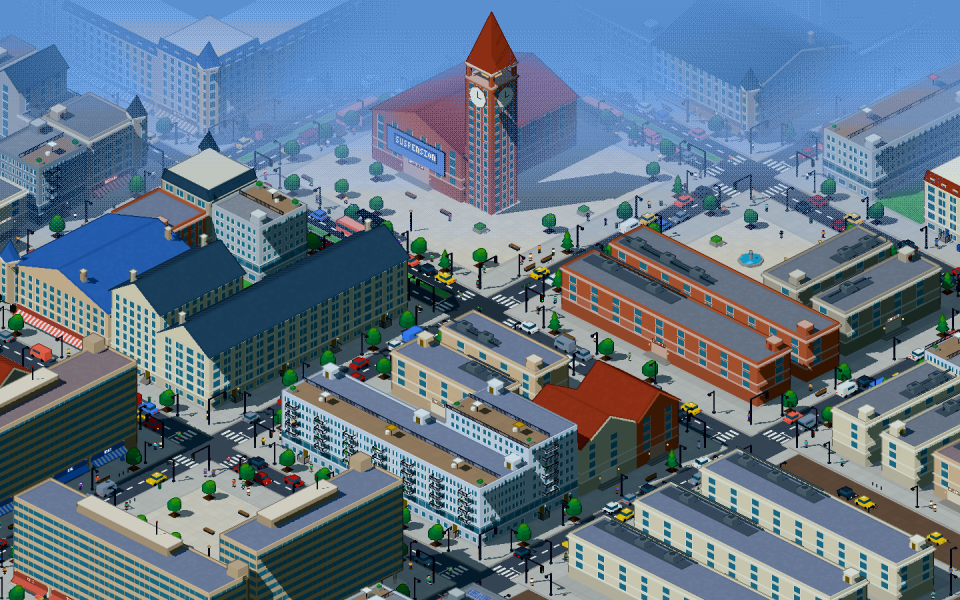
#> input picture docs/screenshots/polish-audit/city/reference.png, 2880 x 1800 px, found by its file name (shown at 1/3 size); its folder holds 2 pictures in this run
$ python evidence.py
#> lines starting #> are read from the running program, lines starting #| are printed output that depends on the picture
import os
from PIL import Image, ImageDraw, ImageFont

S = "docs/screenshots/polish-audit"
O = f"{S}/evidence"
os.makedirs(O, exist_ok=True)
FONT = ImageFont.truetype("/System/Library/Fonts/Supplemental/Arial.ttf", 22)
BIG = ImageFont.truetype("/System/Library/Fonts/Supplemental/Arial.ttf", 30)
H = 560

BOARDS = {
    "G1-haze": ("G1 · a névoa desenhada como tela: retícula, prédios fantasma, o marco dentro da faixa", [
        ("city/reference", (1008, 86, 1800, 662), "Wikipedia · o salão do marco vira retícula vermelho/azul"),
        ("city/hn", (0, 0, 1440, 648), "Hacker News · metade de cima do quadro em retícula"),
        ("city/shop", (1100, 0, 2400, 700), "IKEA · a torre-marco e a sombra pontilhadas"),
    ]),
    "G2-confetti": ("G2 · a camada miúda em confete: árvores-pirulito, covas escuras, postes pretos, gente em pontos", [
        ("city/saas", (0, 547, 806, 1037), "Linear · praça: grade de copas iguais, covas e postes"),
        ("city/news", (1584, 648, 2448, 1296), "Guardian · praça cívica pontilhada"),
        ("city/media", (1728, 1368, 2880, 1800), "NASA · praça: o mesmo carimbo"),
    ]),
    "G3-ground": ("G3 · o chão sem material: piso chapado, grama neon, viela de lama, bordas duras, o tabuleiro", [
        ("city/institution", (0, 1238, 1008, 1800), "GOV.UK · pátio de grama neon, viela marrom"),
        ("city/saas", (288, 1008, 1008, 1440), "Linear · retângulo de grama colado no piso"),
        ("wide/saas", (0, 0, 1008, 504), "Linear (Wide) · fora do distrito: grade bege"),
        ("wide/hn", (0, 1296, 1008, 1800), "Hacker News (Wide) · vielas de terra, o vazio"),
    ]),
    "G4-placeholders": ("G4 · assets provisórios: o ar-condicionado-tanque e as telas de cor chapada", [
        ("city/oldweb", (360, 475, 1094, 922), "Paul Graham · um tanque em cada telhado plano"),
        ("street/hn", (360, 216, 1080, 648), "Hacker News (Street) · o mesmo tanque, de perto"),
        ("city/news", (1987, 806, 2592, 1267), "Guardian · telas sem conteúdo"),
        ("night/news", (1950, 800, 2500, 1300), "Guardian (noite) · retângulos pastel acesos"),
    ]),
    "G5-light": ("G5 · luz e volume: sombras serrilhadas, base sem contato, torres de vidro em grade, noite em manchas", [
        ("city/shop", (547, 806, 1440, 1382), "IKEA · sombras em escada irregular, bases sem contato"),
        ("city/news", (1380, 0, 1960, 432), "Guardian · vidro = caixa em grade"),
        ("night/news", (1238, 518, 1814, 1152), "Guardian (noite) · painéis em manchas"),
    ]),
}
for key, (title, crops) in BOARDS.items():
    tiles = []
    for src, box, label in crops:
        im = Image.open(f"{S}/{src}.png").convert("RGB").crop(box)
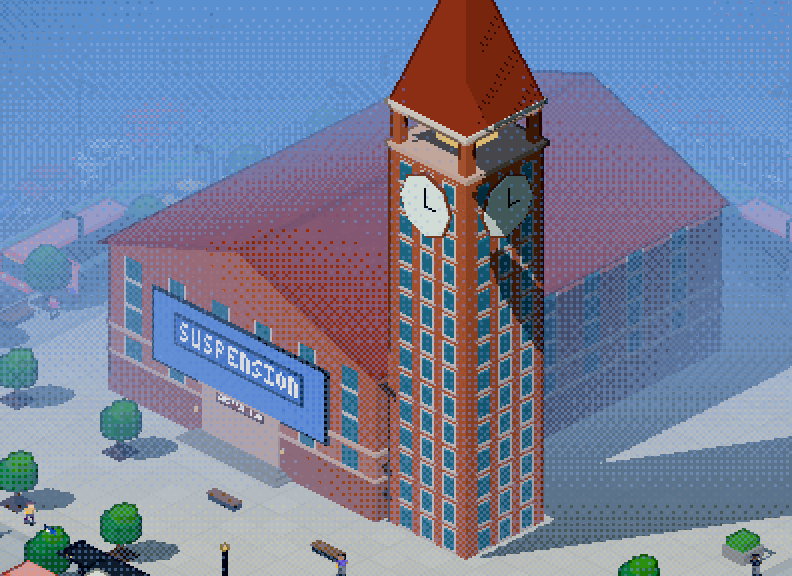
#> im: PIL image 792x576 RGB; mean R, G, B 117.3, 127.5, 154.9
        im = im.resize((round(im.width * H / im.height), H), Image.LANCZOS)
#> im: PIL image 770x560 RGB
#> (the run stopped early here; a loop or call above may not have finished)
